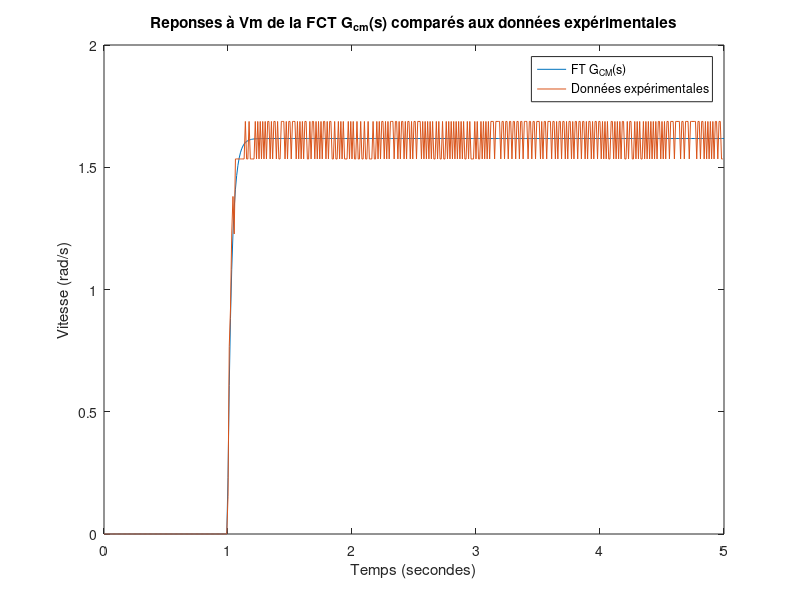

This chart was generated by the following MATLAB code:
%% SC1 
clear all; clc;close all;
load("data_1v_4-09_100hz.mat", "Vm", "servo", "omega_c", "tsimu");

%Variables
ms  = 0.064;
Js  = 4.129e-6;
rs  = 0.0127;
g   = 9.81;
km  = 0.0076776;
kt  = 0.0076830;
nm  = 0.69;
Jm  = 3.9001e-7;
Jeq = 0.0017728; % Jeq = Jm + N^2*Jc
ng  = 0.9;
Kg  = 70;
rarm = 0.0254;
L   = 0.4254;
N = ng*Kg;

omega_c_rad = deg2rad(omega_c);
A_moy = mean(omega_c_rad(114:end));

gn = log((A_moy - omega_c_rad(101:108))./omega_c_rad(101:108));
c = [tsimu(101:108) 1.^tsimu(101:108)];
a = pinv(c)*real(gn);
alpha = a(1);
beta = a(2);
lambda = -alpha;
t0 = beta./lambda;
omega_c_lisse = A_moy./(1 + exp(a(1).*tsimu(1:end-1) + a(2)));

%----Méthode des moindres carrés----%
Y = omega_c_lisse(1:end-1);
X = [Vm(1:end-2) diff(omega_c_lisse)./diff(tsimu(1:end-1))];

R = X' * X;
P = X' * Y;

Rinv = inv(R);
A_moindres_carres = Rinv*P;

K = A_moindres_carres(1);
tau = -A_moindres_carres(2); % Verifier le signe de Tau --> Équivalent a  :1 - alpha_sortie1 et comme A(2) négatif alors tau positif 
% Calculer Rm et Beq à partir de la fonction de transfert standard
Beq = (Jeq./tau) * ((nm*kt*Kg*ng./K)-nm*kt*km*(Kg.^2)*ng)./(nm*kt*Kg*ng./K);
Rm = (1./Beq)*(Kg*ng*kt*nm./K-nm*kt*km*(Kg.^2)*ng);

%% SC-2 R^2 et erreur RMS
num = [K];
den = [tau 1];
tfMC = tf(num, den);
ySim = lsim(tfMC, Vm, tsimu); % systeme obtenu analytiquement

E_squared = sum((ySim(1:end-1) - omega_c_rad).^2); 
N = length(tsimu);
RMSE = sqrt(1/N*E_squared);

y_moy = 1/N*sum(deg2rad(omega_c));
R_squared = sum((ySim(1:end-1) - y_moy).^2)/(sum((deg2rad(omega_c) - y_moy).^2));

%% SC-3 Reponse de la fct transfert Gcm(s) à l'échelon Vm et donnees experimentales 

num = [(Kg*ng*nm*kt)./(Rm*Beq + nm*kt*km*Kg.^2*ng)];
den = [(Rm*Jeq)./(Rm*Beq+nm*kt*km*Kg.^2*ng) 1];
FT = tf(num, den); % des moindres carrés 
[y_Gcm, x_Gcm] = lsim(FT, Vm,tsimu);

figure
plot(x_Gcm, y_Gcm);
hold on; 
plot(tsimu(1:end-1), deg2rad(omega_c));
title("Reponses à Vm de la FCT G_c_m(s) comparés aux données expérimentales")
xlabel('Temps (secondes)')
ylabel('Vitesse (rad/s)')
legend('FT G_C_M(s)', 'Données expérimentales')






